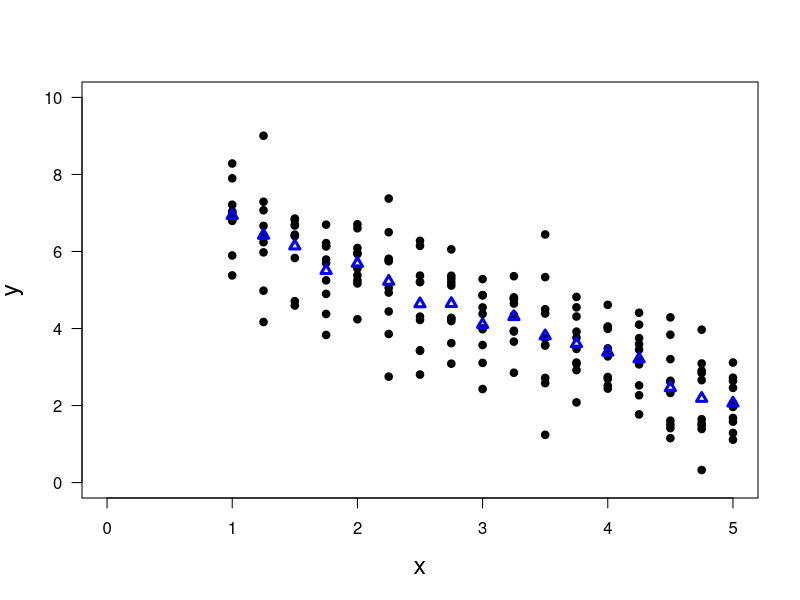

This figure's R source:
print('file: LSdataMean.R')
# generate & plot artificial data & mean values (with respect to y)
beta0 = 8; beta = -1.2 # true intercept & slope
sigma = 1              # true standard deviation of normal noise
# ----------- generate data (begin)
set.seed(1953)                       # set seed for random number generators
x = seq(1,5,0.25); Lx = length(x)    # non-stochastic (uncertainty = 0)
Lr = 10                              # number of data for each x-value ('replicates')
se = sigma/sqrt(Lr); print(c(round(se,4),'standard error'))
y = matrix(data=NA,nrow=Lx,ncol=Lr)  # Lx x Lr = 17 x 10 matrix
for(k in 1:Lx) y[k,] = beta0+beta*x[k]+sigma*rnorm(Lr) # additive normal noise
# ----------- generate data (end)
ymean = numeric(Lx); for(k in 1:Lx) ymean[k] = mean(y[k,])  # mean y-values
# png('SLFartifialMean220308.png',width=16,height=16,units='cm',res=300)
plot(x,y[,1],type='p',lwd=4,col='black',cex=0.6,ylim=c(0,10),     # plot 1. sample
     xlim=c(0,max(x)),xlab='x',ylab='y',las=1,cex.lab=1.5)
for(k in 2:Lr) points(x,y[,k],lwd=4,col='black',cex=0.6)          # plot replicates
points(x,ymean,lwd=3,col='blue',cex=1,pch=24)                   # plot mean y-values
# dev.off()